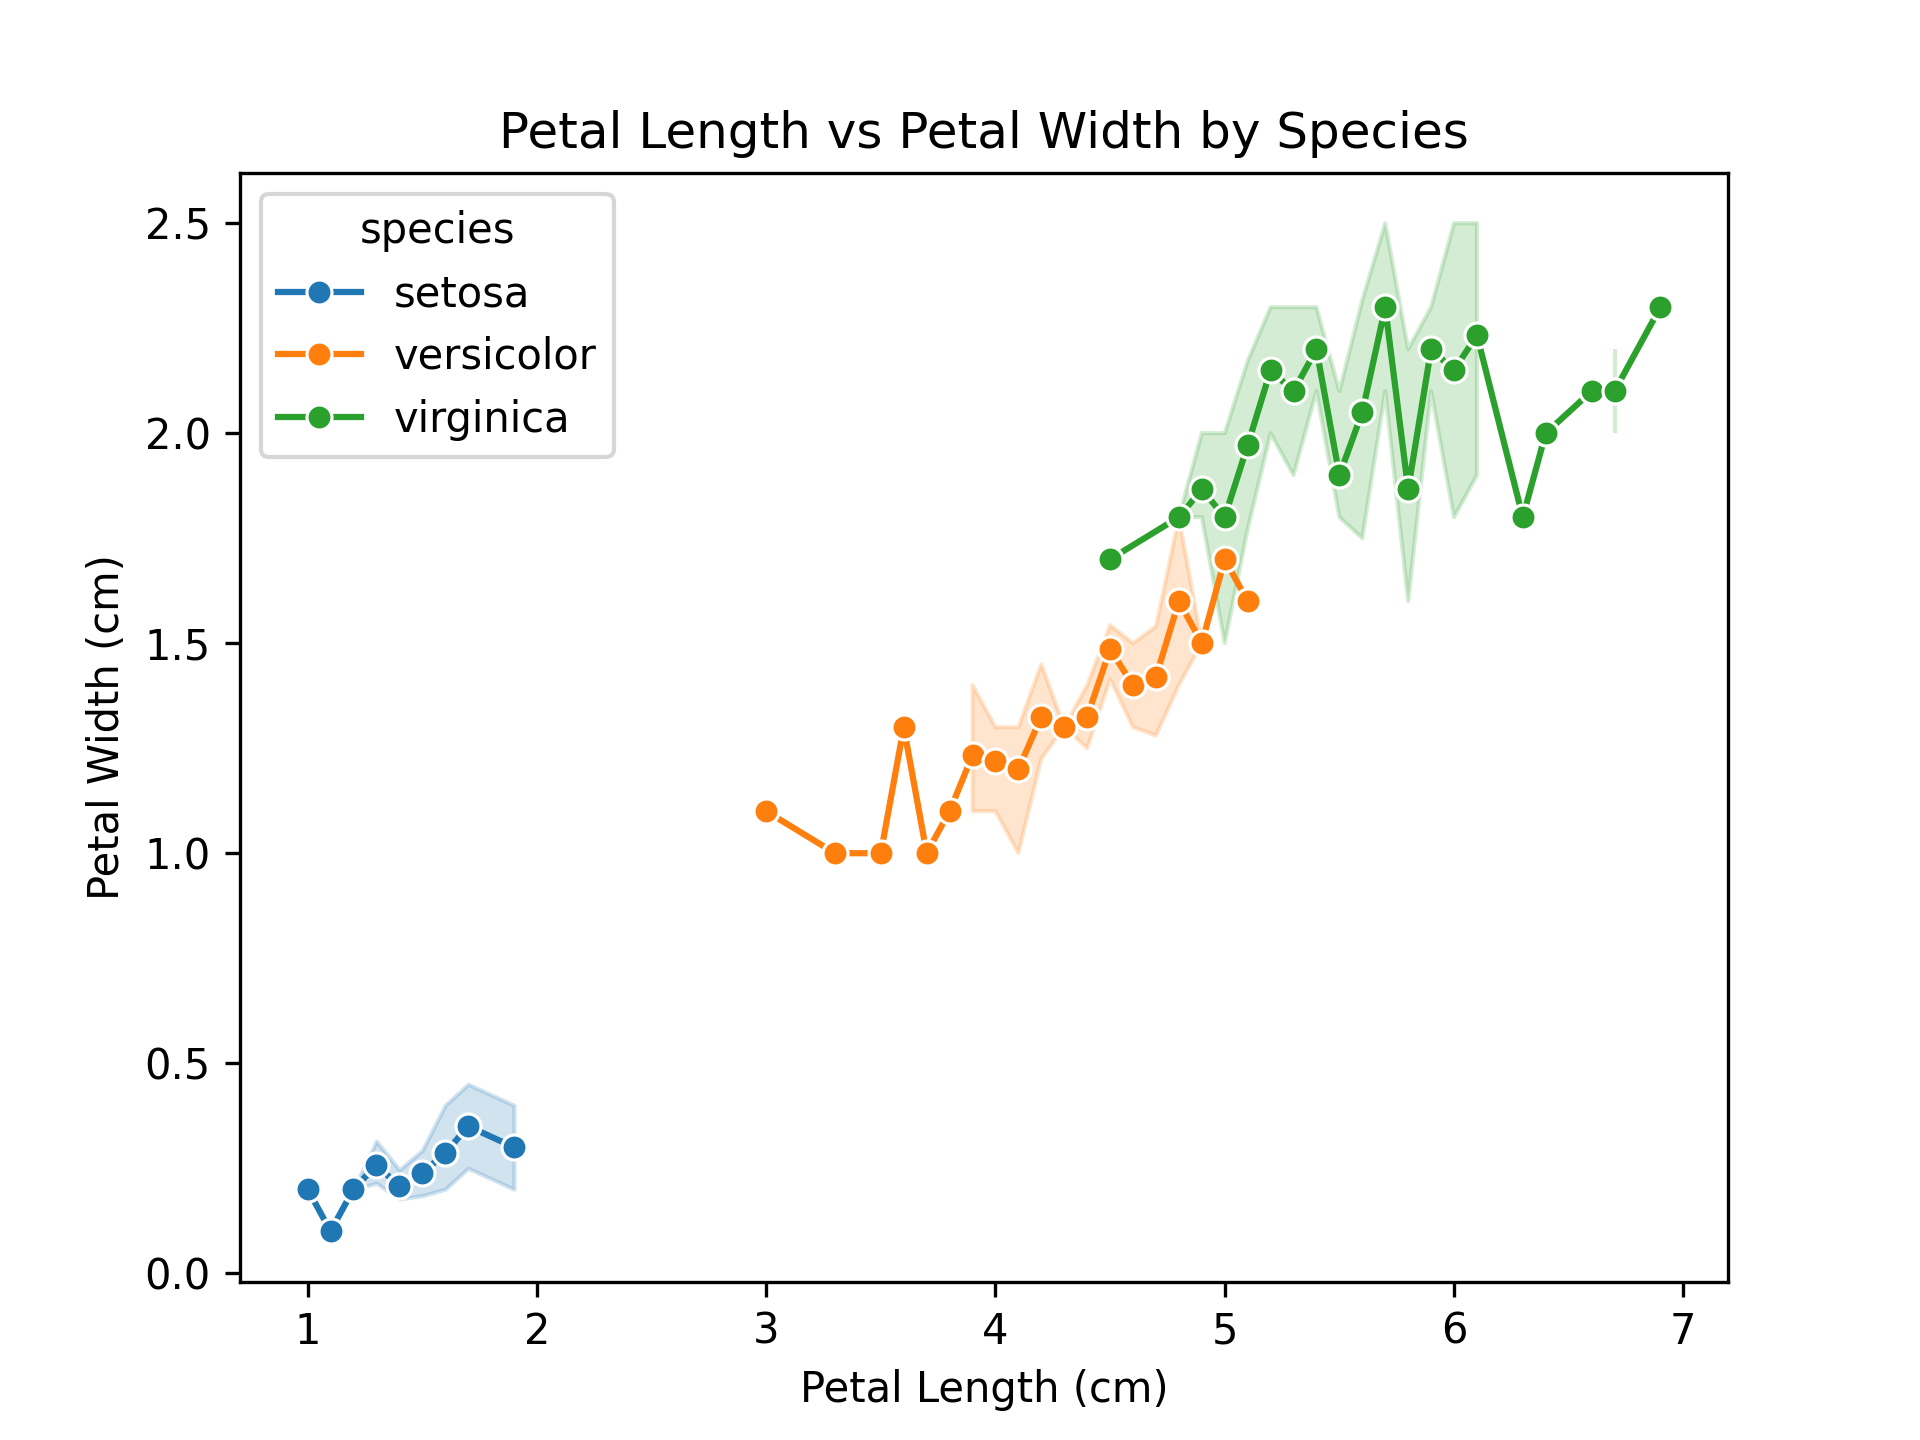

This chart was generated by the following Python code:
# Import necessary libraries
import seaborn as sns
import matplotlib.pyplot as plt

# Load the Iris dataset
data = sns.load_dataset("iris")

# Create a line plot using Seaborn
# We'll use 'petal_length' as the x-axis and 'petal_width' as the y-axis,
# grouping by 'species' with a marker for each line.
sns.lineplot(data=data, x="petal_length", y="petal_width", hue="species", marker="o")

# Add titles and labels
plt.title("Petal Length vs Petal Width by Species")
plt.xlabel("Petal Length (cm)")
plt.ylabel("Petal Width (cm)")
plt.savefig("line.png", format="png", dpi=300)
# Show the plot
plt.show()
